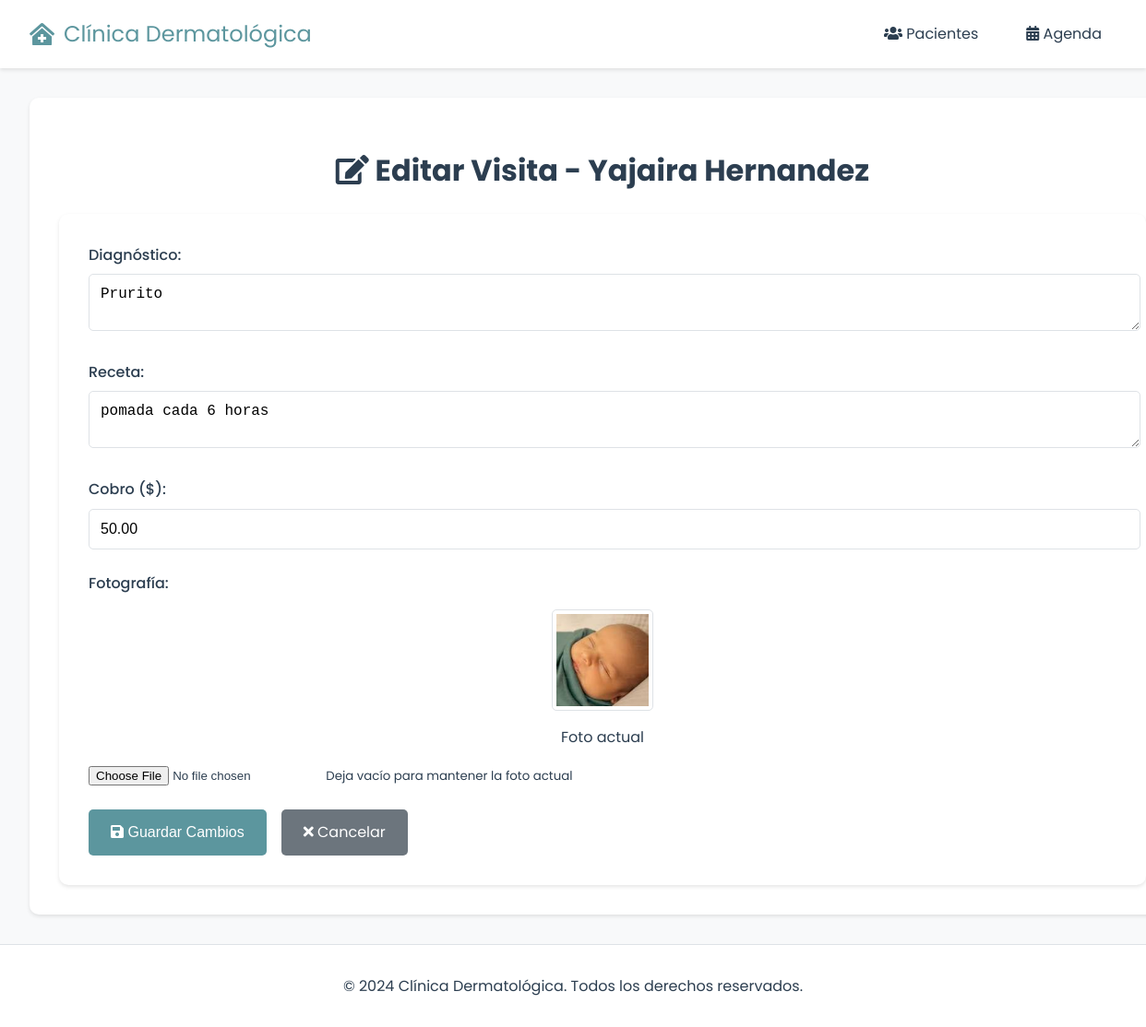
The page /pacientes/3/visitas/edit/1 on the database its author committed.
### app.py (models this page shows, shortened)
class Paciente(db.Model):
    id = db.Column(db.Integer, primary_key=True)
    nombre = db.Column(db.String(200), nullable=False)
    dui = db.Column(db.String(10), unique=True, nullable=False)
    telefono = db.Column(db.String(20))
    fecha_nacimiento = db.Column(db.Date)
    direccion = db.Column(db.String(300))
    fecha_registro = db.Column(db.DateTime, default=datetime.utcnow)
    categoria_id = db.Column(db.Integer, db.ForeignKey('categoria.id'), nullable=False)
    categoria = db.relationship('Categoria', backref='pacientes')
    visitas = db.relationship('Visita', backref='paciente', lazy=True)

class Visita(db.Model):
    id = db.Column(db.Integer, primary_key=True)
    fecha_hora = db.Column(db.DateTime, nullable=False, default=datetime.utcnow)
    diagnostico = db.Column(db.Text)
    receta = db.Column(db.Text)
    cobro = db.Column(db.Float)
    foto_path = db.Column(db.String(300))
    paciente_id = db.Column(db.Integer, db.ForeignKey('paciente.id'), nullable=False)

### app.py (the view, shortened to what this page needs)
@app.route('/pacientes/<int:paciente_id>/visitas/edit/<int:visita_id>', methods=['GET', 'POST'])
def editar_visita(paciente_id, visita_id):
    visita = Visita.query.get_or_404(visita_id)
    paciente = Paciente.query.get_or_404(paciente_id)
    return render_template('pacientes/edit_visita.html', paciente=paciente, visita=visita)

### templates/pacientes/edit_visita.html (shortened to what this page needs)
{% extends 'base.html' %}
{% block body %}
<div class="content">
    <h1 class="text-center">
        <i class="fas fa-edit"></i>
        Editar Visita - {{ paciente.nombre }}
    </h1>
    <div class="form">
        <form action="/pacientes/{{paciente.id}}/visitas/edit/{{visita.id}}"
              method="POST" enctype="multipart/form-data">
            <div class="form-group">
                <label for="diagnostico">Diagnóstico:</label>
                <textarea name="diagnostico" id="diagnostico" required>{{ visita.diagnostico }}</textarea>
            </div>
            <div class="form-group">
                <label for="receta">Receta:</label>
                <textarea name="receta" id="receta" required>{{ visita.receta }}</textarea>
            </div>
            <div class="form-group">
                <label for="cobro">Cobro ($):</label>
                <input type="number" step="0.01" name="cobro" id="cobro"
                       value="{{ "%.2f"|format(visita.cobro) }}" required>
            </div>
            <div class="form-group">
                <label for="foto">Fotografía:</label>
                {% if visita.foto_path %}
                <div class="current-photo">
                    <img src="{{ url_for('static', filename='uploads/' + visita.foto_path) }}"
                         width="100" class="img-thumbnail">
                    <p>Foto actual</p>
                </div>
                {% endif %}
                <input type="file" name="foto" id="foto" accept="image/*" class="form-control-file">
                <small class="text-muted">Deja vacío para mantener la foto actual</small>
            </div>
            <div class="button-group">
                <button type="submit" class="btn btn-primary">
                    <i class="fas fa-save"></i> Guardar Cambios
                </button>
                <a href="/pacientes/{{paciente.id}}/visitas" class="btn btn-secondary">
                    <i class="fas fa-times"></i> Cancelar
                </a>
            </div>
        </form>
    </div>
</div>
{% endblock %}

### static/css/main.css (style rules this page uses)
:root { --primary-color: #f8d7da; --secondary-color: #e3f2fd; --accent-color: #5c969e; --text-color: #2c3e50; --border-color: #dee2e6; --success-color: #4CAF50; --danger-color: #dc3545; }
body, html { margin: 0; padding: 0; font-family: 'Poppins', sans-serif; background-color: #f8f9fa; color: var(--text-color); line-height: 1.6; }
.content { background-color: white; border-radius: 10px; box-shadow: 0 2px 4px rgba(0,0,0,0.1); padding: 2rem; margin-bottom: 2rem; width: 100%; }
.form { background-color: white; padding: 2rem; border-radius: 10px; box-shadow: 0 2px 4px rgba(0,0,0,0.1); }
.form-group { margin-bottom: 1.5rem; }
.form-group label { display: block; margin-bottom: 0.5rem; color: var(--text-color); font-weight: 500; }
.form-group input[type="text"], .form-group input[type="tel"], .form-group input[type="date"], .form-group input[type="number"], .form-group textarea { width: 100%; padding: 0.75rem; border: 1px solid var(--border-color); border-radius: 5px; font-size: 1rem; transition: border-color 0.3s ease; }
.btn-secondary { background-color: #6c757d; color: white; }
.btn { padding: 0.75rem 1.5rem; border: none; border-radius: 5px; cursor: pointer; font-size: 1rem; transition: all 0.3s ease; }
.btn-primary { background-color: var(--accent-color); color: white; }
a { color: var(--accent-color); text-decoration: none; transition: all 0.3s ease; }
.text-center { text-align: center; }
.button-group { display: flex; gap: 1rem; margin-top: 1rem; }
.current-photo { margin: 1rem 0; text-align: center; }
.current-photo img { border: 1px solid var(--border-color); padding: 0.25rem; border-radius: 5px; }
.current-photo p { margin: 0.5rem 0; color: var(--text-color); }

### rows shown on the page
Paciente: nombre "Yajaira Hernandez"
Visita: diagnostico "Prurito", receta "pomada cada 6 horas", cobro "50.00", foto_path (picture)
